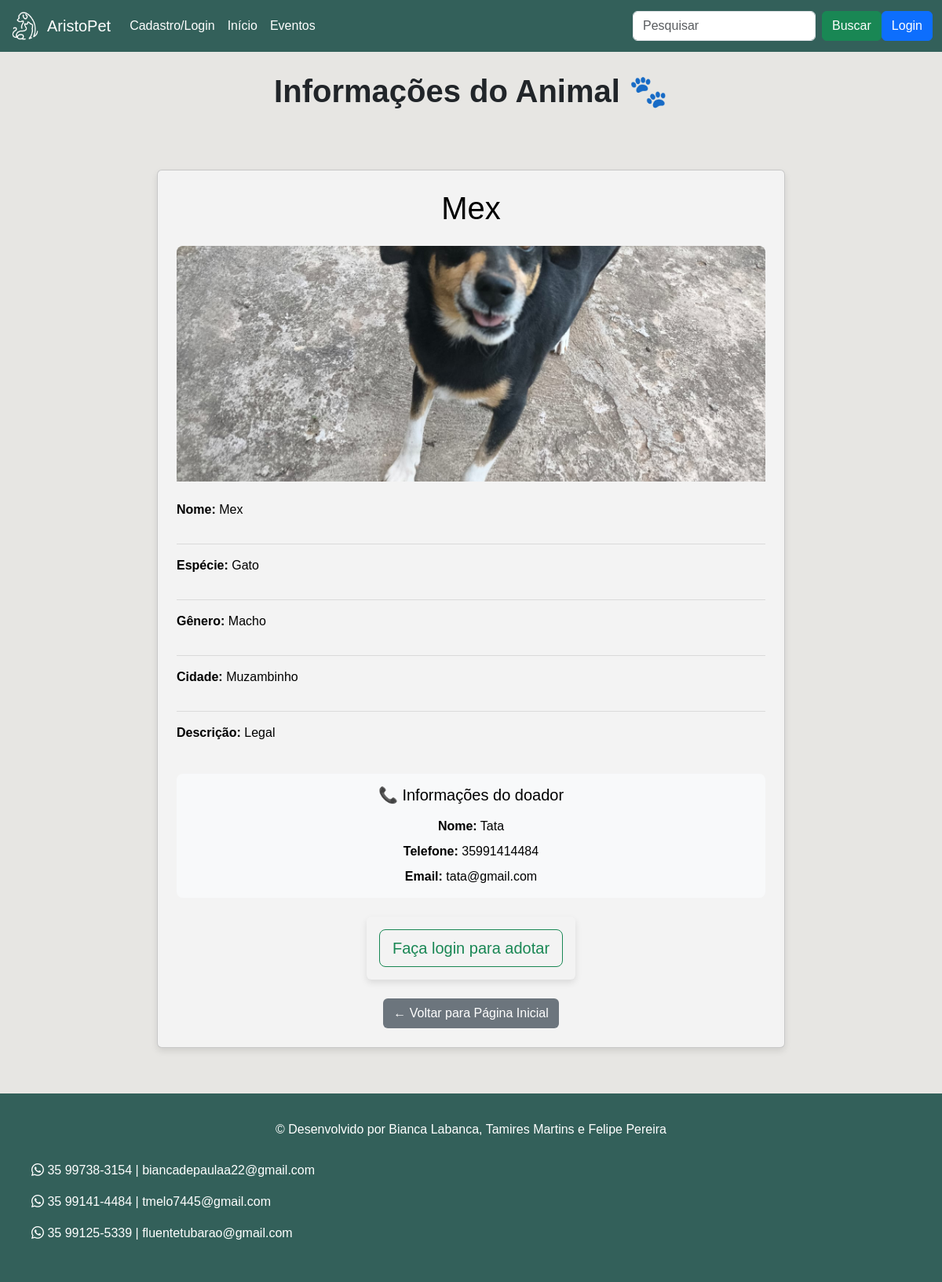
The page /animal/1/ on the database its author committed.
### app/models.py (models this page shows, shortened)
class Animal(models.Model):
    nome = models.CharField(max_length=100, verbose_name="Nome do Animal")
    especie = models.CharField(max_length=50, verbose_name="Espécie")
    genero = models.CharField(max_length=50, verbose_name="Gênero")
    cidade = models.CharField(max_length=100, verbose_name="Cidade")
    doador = models.ForeignKey(Pessoa, on_delete=models.CASCADE, verbose_name="Doador")
    descricao = models.TextField(blank=True, null=True)
    imagem = models.ImageField(upload_to='animais/', blank=True, null=True)
    class Meta:
        verbose_name = "Animal"
        verbose_name_plural = "Animais"

class Pessoa(models.Model):
    nome = models.CharField(max_length=100, verbose_name="Nome Completo")
    data_nasc = models.DateField(verbose_name="Data de nascimento", null=True, blank=True)
    endereco = models.CharField(max_length=200, verbose_name="Endereço")
    email = models.EmailField(unique=True, verbose_name="Email")
    senha = models.CharField(max_length=128, verbose_name="Senha")
    telefone = models.CharField(max_length=15, verbose_name="Telefone")
    imagem = models.ImageField(upload_to='animais/', blank=True, null=True, verbose_name="Foto de Perfil")
    class Meta:
        verbose_name = "Pessoa"
        verbose_name_plural = "Pessoas"

### app/views.py (the view)
# urls.py: path('animal/<int:pk>/', detalheAnimal, name='detalheanimal'),
def detalheAnimal(request, pk):
    animal = get_object_or_404(Animal, pk=pk)
    return render(request, 'detalhe_animal.html', {'animal': animal})

### app/templates/detalhe_animal.html (shortened to what this page needs)
{% load static %}
<!DOCTYPE html>
<html lang="pt-BR">
<head>
    <link href="https://cdn.jsdelivr.net/npm/bootstrap@5.3.7/dist/css/bootstrap.min.css" rel="stylesheet">
</head>
<body>
    {% include 'partials/header.html' %}
    <div class="container text-center mt-3">
        <h1><b>Informações do Animal 🐾</b></h1>
    </div>
    <div class="container mb-5 mt-5 text-center">
        <div class="card p-4">
            <h1 class="mb-4">{{ animal.nome }}</h1>
            {% if animal.imagem %}
                <img src="{{ animal.imagem.url }}" alt="{{ animal.nome }}" class="animal-img mb-4">
            {% else %}
                <div class="animal-img mb-4 d-flex align-items-center justify-content-center"
                     style="background: linear-gradient(135deg, #e1d3be 0%, #3b3326 100%); color: white;">
                    <h2>🐕‍🦺</h2>
                </div>
            {% endif %}
            <div class="text-start">
                <div class="info-item">
                    <p><b>Nome:</b> {{ animal.nome }}</p>
                </div>
                <div class="info-item">
                    <p><b>Espécie:</b> {{ animal.especie }}</p>
                </div>
                <div class="info-item">
                    <p><b>Gênero:</b> {{ animal.genero }}</p>
                </div>
                <div class="info-item">
                    <p><b>Cidade:</b> {{ animal.cidade }}</p>
                </div>
                {% if animal.descricao %}
                <div class="info-item">
                    <p><b>Descrição:</b> {{ animal.descricao }}</p>
                </div>
                {% endif %}
            </div>
            <div class="doador-info mt-4">
                <h5 class="mb-3">📞 Informações do doador</h5>
                <p class="mb-2"><b>Nome:</b> {{ animal.doador.nome }}</p>
                {% if animal.doador.telefone %}
                <p class="mb-2"><b>Telefone:</b> {{ animal.doador.telefone }}</p>
                {% endif %}
                {% if animal.doador.email %}
                <p class="mb-0"><b>Email:</b> {{ animal.doador.email }}</p>
                {% endif %}
            </div>
            <div class="card mt-4" style="border: none;">
                <div class="card-body text-center">
                    {% if request.session.pessoa_id %}
                        {% if request.session.pessoa_id != animal.doador.id %}
                            <h5 class="card-title">Interessado em adotar {{ animal.nome }}?</h5>
                            <p class="card-text">Entre em contato com o doador para combinar os detalhes da adoção.</p>
                            <a href="{% url 'quero_adotar' animal.id %}" class="btn btn-adotar btn-lg">
                                🐾 Quero Adotar!
                            </a>
                        {% else %}
                            <div class="alert alert-info">
                                Você é o doador deste animal
                            </div>
                        {% endif %}
                    {% else %}
                        <a href="{% url 'login' %}" class="btn btn-outline-success btn-lg">
                            Faça login para adotar
                        </a>
                    {% endif %}
                </div>
            </div>
            <div class="mt-4">
                <a href="{% url 'index' %}" class="btn btn-voltar">← Voltar para Página Inicial</a>
            </div>
        </div>
    </div>
    {% include 'partials/footer.html' %}
</body>
</html>

### app/templates/partials/footer.html (style rules this page uses)
html, body { height: 100%; margin: 0; display: flex; flex-direction: column; }
.container { padding: 10px; }

### rows shown on the page
Animal: nome "Mex", imagem (picture), especie "Gato", genero "Macho", cidade "Muzambinho", descricao "Legal", doador.nome "Tata", doador.telefone "35991414484", doador.email "tata@gmail.com"
